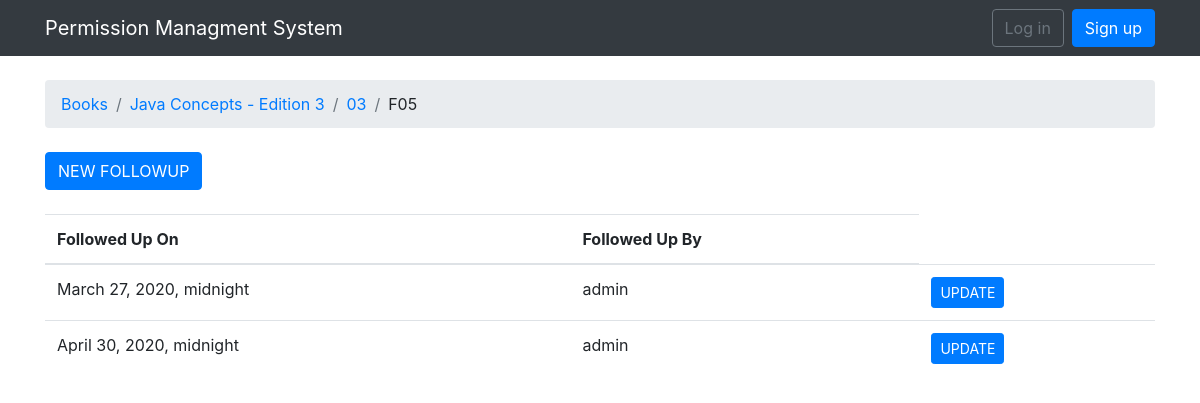
/books/17/16/followup/10/, run on an earlier commit of the app's database.
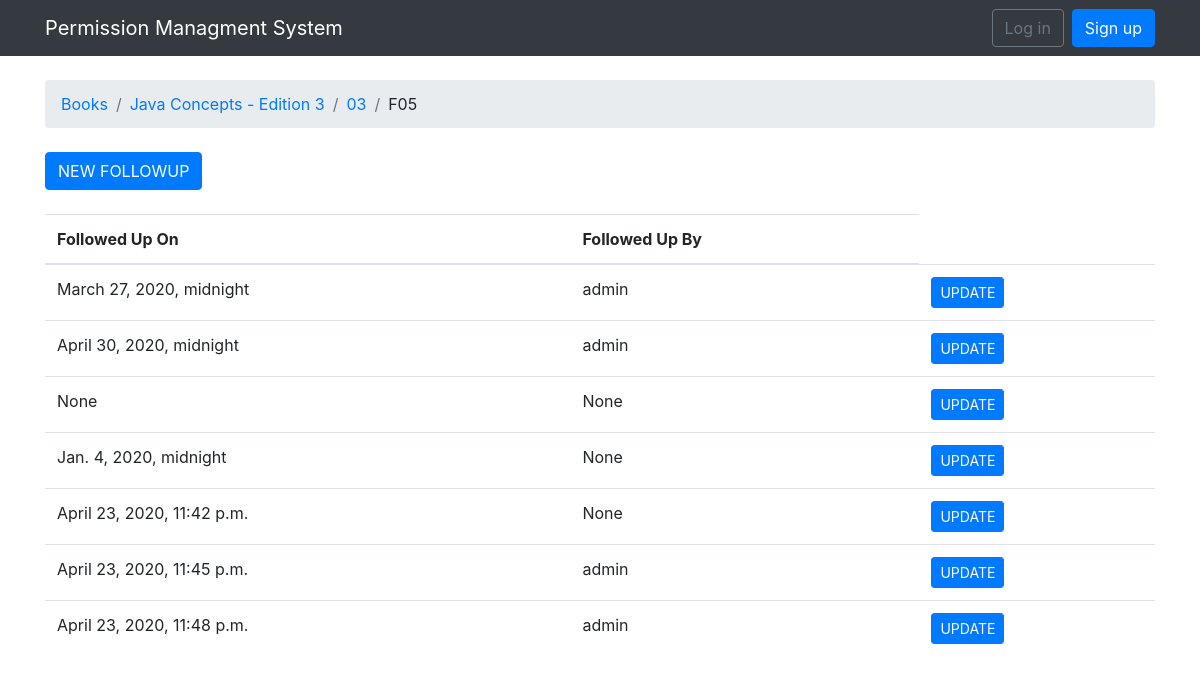
And on a later commit of the database.
### permissions/models.py (models this page shows, shortened)
class Book(models.Model):
    title = models.CharField(max_length=100, blank=True)
    isbn = models.CharField(max_length=13, unique=True)
    edition = models.CharField(max_length=10, blank=True)
    active = models.BooleanField(default=True)
    created_at = models.DateTimeField(auto_now_add=True, null=True)

class Unit(models.Model):
    book = models.ForeignKey(Book, null=True, related_name='units', on_delete=models.CASCADE)
    chapter_number = models.CharField(max_length=30)
    chapter_title = models.CharField(max_length=100)
    active = models.BooleanField()

class Element(models.Model):
    unit = models.ForeignKey(Unit, null=True, related_name='elements', on_delete=models.CASCADE)
    element_number = models.CharField(max_length=30)
    specified_as = models.CharField(max_length=25, choices=SPECIFIED_CHOICES, blank=True)
    caption = models.TextField(max_length=300, null=True, blank=True)
    source = models.CharField(max_length=200, null=True, blank=True)
    credit_line = models.TextField(max_length=300, null=True, blank=True)
    status = models.CharField(max_length=25, choices=STATUS_CHOICES, blank=True)
    source_link = models.CharField(max_length=150, null=True, blank=True)
    title = models.CharField(max_length=200, null=True, blank=True)
    rh_email = models.EmailField(null=True)
    alt_email = models.EmailField(null=True, blank=True)
    rh_address = models.TextField(max_length=300, null=True, blank=True)
    phone = models.CharField(max_length=20, null=True, blank=True)
    fax = models.CharField(max_length=20, null=True, blank=True)
    insert_1 = models.CharField(max_length=200, null=True, blank=True)
    jbl_rh_name = models.CharField(max_length=75, null=True, blank=True)
    file_location = models.CharField(max_length=200, null=True, blank=True)
    file_name = models.CharField(max_length=80, null=True, blank=True)
    requested_on = models.DateField(null=True, blank=True)
    granted_on = models.DateTimeField(null=True, blank=True)
    created_at = models.DateField(auto_now_add=True)
    updated_at = models.DateField(null=True, blank=True)
    created_by = models.ForeignKey(User, null=True, blank=True, related_name='+', on_delete=models.CASCADE)
    updated_by = models.ForeignKey(User, null=True, blank=True, related_name='+', on_delete=models.CASCADE)
    active = models.BooleanField(default=True)

class FollowUp(models.Model):
    element = models.ForeignKey(Element, null=True, related_name='follow_up', on_delete=models.CASCADE)
    followedup_at = models.DateTimeField(null=True)
    followedup_by = models.ForeignKey(User, null=True, blank=True, related_name="+", on_delete=models.CASCADE)

### permissions/views.py (the view)
# urls.py: url(r'^books/(?P<pk>\d+)/(?P<pk1>\d+)/followup/(?P<fu>\d+)/$', views.element_followups, name='element_followups'),
def element_followups(request, pk, pk1, fu):
    book = get_object_or_404(Book, pk=pk)
    unit = get_object_or_404(Unit, pk=pk1)
    element = get_object_or_404(Element, pk=fu)
    return render(request, 'followups.html', {'book':book, 'unit': unit, 'element': element})

### templates/followups.html (shortened to what this page needs)
{% extends 'base.html' %}
{% block breadcrumb %}
  <li class="breadcrumb-item"><a href="{% url 'home'%}">Books</a></li>
  <li class="breadcrumb-item"><a href="{% url 'book_units' book.pk%}">{{book.title}}</a></li>
  <li class="breadcrumb-item"><a href="{% url 'unit_elements' book.pk unit.pk%}">{{ unit.chapter_number }}</a></li>
  <li class="breadcrumb-item" active>{{element.element_number}}</li>
{% endblock %}
{% block content %}
<div class="mb-4">
    <a href="{% url 'new_followup' book.pk unit.pk element.pk%}" class="btn btn-primary">NEW FOLLOWUP</a>
</div>
<table class="table">
  <thead class="thead-inverse">
    <tr>
      <th>Followed Up On</th>
      <th>Followed Up By</th>
    </tr>
  </thead>
  <tbody>
    {% for followup in element.follow_up.all %}
      <tr>
        <td>{{ followup.followedup_at }}</td>
        <td>{{ followup.followedup_by }}</td>
        <td><a href="{% url 'edit_followup' book.pk unit.pk element.pk followup.pk%}"
       class="btn btn-primary btn-sm" role="button">UPDATE</a></td>
      </tr>
    {% endfor %}
  </tbody>
</table>
{% endblock %}

### templates/base.html (shortened to what this page needs)
{% load static %}<!DOCTYPE html>
<html>
  <head>
    <link rel="stylesheet" href="{% static 'css/bootstrap.min.css' %}">
  </head>
  <body>
  {% block body %}
  <nav class="navbar navbar-expand-sm navbar-dark bg-dark">
  <div class="container">
    <a class="navbar-brand" href="{% url 'home' %}">Permission Managment System</a>
    <div class="collapse navbar-collapse" id="mainMenu">
      {% if user.is_authenticated %}
        <ul class="navbar-nav ml-auto">
          <li class="nav-item dropdown">
            <a class="nav-link dropdown-toggle" href="#" id="userMenu" data-toggle="dropdown" aria-haspopup="true" aria-expanded="false">
              {{ user.username }}
            </a>
            <div class="dropdown-menu dropdown-menu-right" aria-labelledby="userMenu">
              <a class="dropdown-item" href="{% url 'my_account' %}">My account</a>
              <a class="dropdown-item" href="{% url 'password_change' %}">Change password</a>
              <div class="dropdown-divider"></div>
              <a class="dropdown-item" href="{% url 'logout' %}">Log out</a>
            </div>
          </li>
        </ul>
      {% else %}
        <form class="form-inline ml-auto">
          <a href="{% url 'login' %}" class="btn btn-outline-secondary">Log in</a>
          <a href="{% url 'signup' %}" class="btn btn-primary ml-2">Sign up</a>
        </form>
      {% endif %}
    </div>
  </div>
</nav>
  <div class="container">
    <ol class="breadcrumb my-4">
      {% block breadcrumb %}
      {% endblock %}
    </ol>
    {% block content %}
    {% endblock %}
  </div>
{% endblock body %}
  </body>
</html>

What changed in the data, as far as the page shows it:
added FollowUp: followedup_at "None", followedup_by "None"
added FollowUp: followedup_at "Jan. 4, 2020, midnight", followedup_by "None"
added FollowUp: followedup_at "April 23, 2020, 11:42 p.m.", followedup_by "None"
added FollowUp: followedup_at "April 23, 2020, 11:45 p.m.", followedup_by "admin"
added FollowUp: followedup_at "April 23, 2020, 11:48 p.m.", followedup_by "admin"
